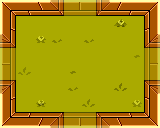

A level layout from a 2D game, rendered from its tile map. Below: a short description, then the map file with its tile-grid data intact:
An orthogonal 10x8 tile map with 16x16 px tiles, 5 tile layers (base, left, right, down, ...).

<map version="1.4" tiledversion="1.4.2" orientation="orthogonal" renderorder="right-down" width="10" height="8" tilewidth="16" tileheight="16" infinite="0" nextlayerid="6" nextobjectid="1">
 <tileset firstgid="1" source="../../dev/tileset.tsx" />
 <layer id="1" name="base" width="10" height="8">
  <data encoding="csv">
1,2,3,67,7,7,66,4,5,6,
17,7,7,7,7,7,7,10,7,22,
67,7,7,9,7,7,7,7,7,66,
7,7,7,7,7,7,7,7,7,7,
7,7,7,7,11,7,7,7,7,7,
51,7,7,7,7,7,7,8,7,50,
65,7,11,7,7,7,7,7,7,70,
81,82,83,51,7,7,50,84,85,86
</data>
 </layer>
 <layer id="2" name="left" width="10" height="8" opacity="0.41">
  <data encoding="csv">
0,0,0,0,0,0,0,0,0,0,
0,0,0,0,0,0,0,0,0,0,
33,0,0,0,0,0,0,0,0,0,
20,0,0,0,0,0,0,0,0,0,
36,8,0,0,0,0,0,0,0,0,
49,0,0,0,0,0,0,0,0,0,
0,0,10,0,0,0,0,0,0,0,
0,0,0,0,0,0,0,0,0,0
</data>
 </layer>
 <layer id="3" name="right" width="10" height="8" opacity="0.4">
  <data encoding="csv">
0,0,0,0,0,0,0,0,0,0,
0,0,0,0,0,0,0,8,0,0,
0,0,0,0,0,0,0,0,0,38,
0,0,0,0,0,0,0,0,11,21,
0,0,0,0,0,0,0,0,0,37,
0,0,0,0,0,0,0,7,0,54,
0,0,0,0,0,0,0,0,10,0,
0,0,0,0,0,0,0,0,0,0
</data>
 </layer>
 <layer id="4" name="down" width="10" height="8" opacity="0.5">
  <data encoding="csv">
0,0,0,0,0,0,0,0,0,0,
0,0,0,0,0,0,0,0,0,0,
0,0,0,0,0,0,0,0,0,0,
0,0,0,0,0,0,0,0,0,0,
0,0,0,0,7,0,0,0,0,0,
0,0,0,0,9,0,0,0,0,0,
0,0,0,0,0,8,0,0,0,0,
0,0,0,82,34,35,85,0,0,0
</data>
 </layer>
 <layer id="5" name="up" width="10" height="8" opacity="0.5">
  <data encoding="csv">
0,0,0,2,18,19,5,0,0,0,
0,0,0,0,0,0,0,0,0,0,
0,0,10,7,0,9,0,0,0,0,
0,0,0,0,0,0,0,0,0,0,
0,0,0,0,0,0,0,0,0,0,
0,0,0,0,0,0,0,0,0,0,
0,0,0,0,0,0,0,0,0,0,
0,0,0,0,0,0,0,0,0,0
</data>
 </layer>
</map>
